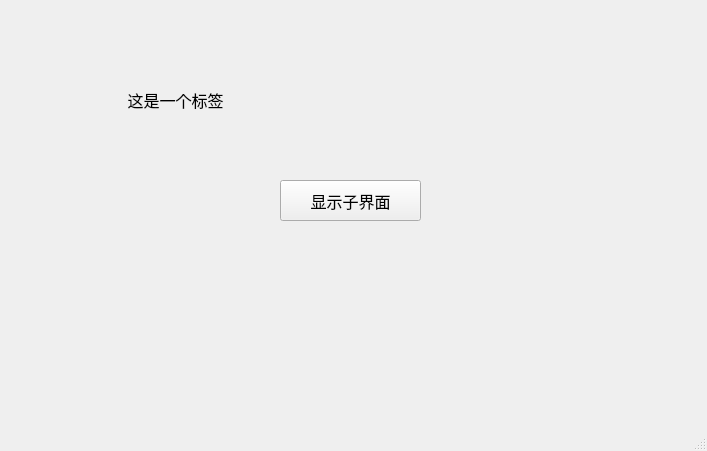
<?xml version="1.0" encoding="UTF-8"?>
<ui version="4.0">
 <class>MainWindow</class>
 <widget class="QMainWindow" name="MainWindow">
  <property name="geometry">
   <rect>
    <x>0</x>
    <y>0</y>
    <width>707</width>
    <height>451</height>
   </rect>
  </property>
  <property name="windowTitle">
   <string>MainWindow</string>
  </property>
  <widget class="QWidget" name="centralwidget">
   <widget class="QLabel" name="label">
    <property name="geometry">
     <rect>
      <x>120</x>
      <y>80</y>
      <width>111</width>
      <height>41</height>
     </rect>
    </property>
    <property name="font">
     <font>
      <pointsize>12</pointsize>
     </font>
    </property>
    <property name="text">
     <string>这是一个标签</string>
    </property>
    <property name="textFormat">
     <enum>Qt::RichText</enum>
    </property>
    <property name="alignment">
     <set>Qt::AlignCenter</set>
    </property>
    <property name="margin">
     <number>0</number>
    </property>
    <property name="indent">
     <number>-1</number>
    </property>
   </widget>
   <widget class="QPushButton" name="button">
    <property name="geometry">
     <rect>
      <x>280</x>
      <y>180</y>
      <width>141</width>
      <height>41</height>
     </rect>
    </property>
    <property name="font">
     <font>
      <pointsize>12</pointsize>
     </font>
    </property>
    <property name="text">
     <string>显示子界面</string>
    </property>
   </widget>
  </widget>
  <widget class="QMenuBar" name="menubar">
   <property name="geometry">
    <rect>
     <x>0</x>
     <y>0</y>
     <width>707</width>
     <height>21</height>
    </rect>
   </property>
  </widget>
  <widget class="QStatusBar" name="statusbar"/>
 </widget>
 <resources/>
 <connections/>
</ui>
